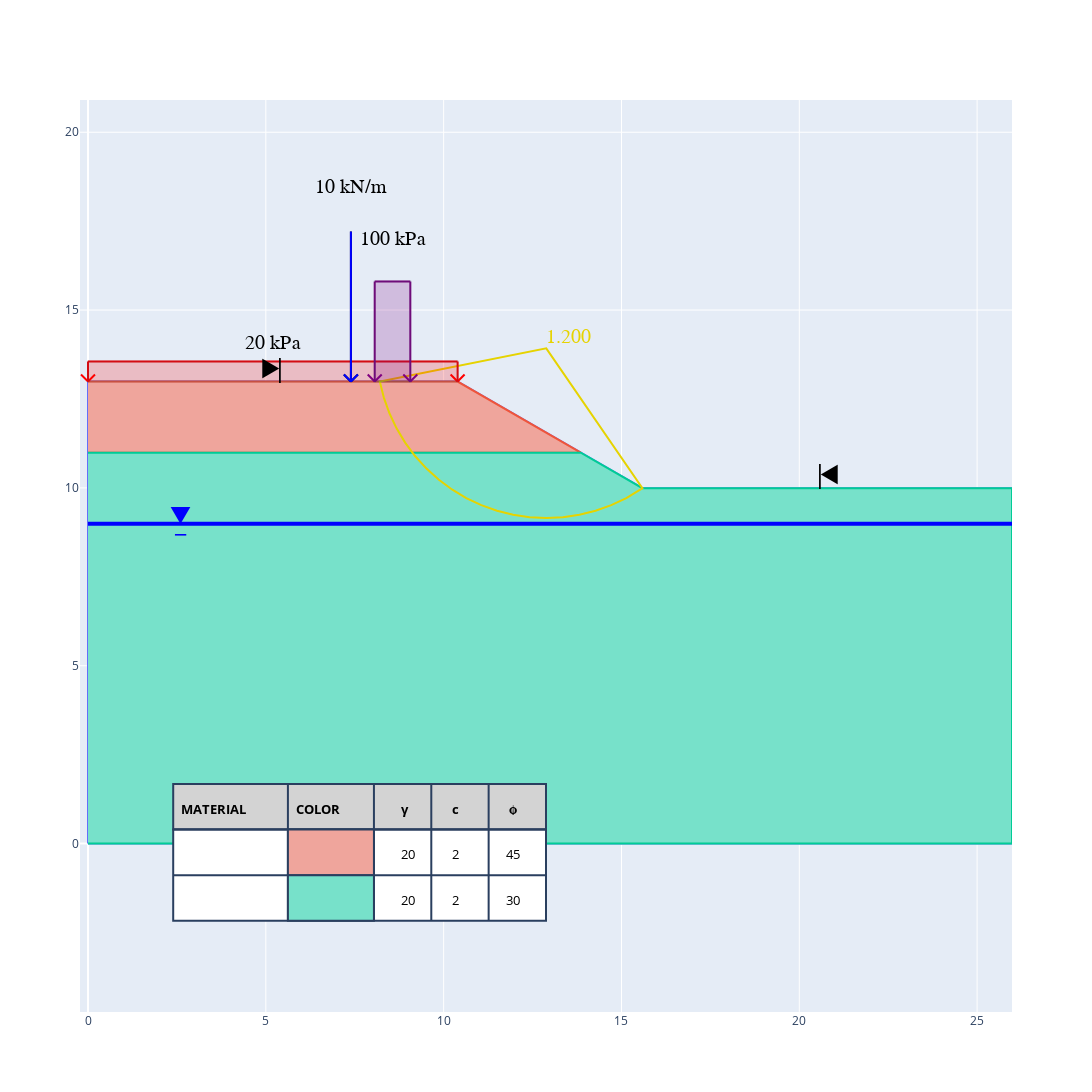

The cell this chart's notebook holds for it:
### Code cell
# lets say i want to see how close i can move my 100 kPa UDL
# while keeping the FOS above 1.2

# remove udl object load from slope
s.remove_udls(u1)

# if we didnt have the object we could remove all and readd the
# other udl object
s.remove_udls(remove_all=True)
s.set_udls(u2)

# now lets add the udl again but this time set the load as 'dynamic'
# for all loads and materials we also have the option to set the color ourselves
# lets try set the color as 'purple'
s.set_udls(
    Udl(magnitude=100, length=1, offset=2, dynamic_offset=True, color='purple')
)

# note that if we try to look at the minimum FOS now we get nothing.
# if we change anything about the model all previosu calculations are thrown out.
print(s.get_min_FOS())

# lets run a dynamic analysis to see what the offset would be:
s.analyse_dynamic(critical_fos=1.2)

print(s.get_dynamic_results())

for k,v in s.get_dynamic_results().items():
    print('Offset:', round(k,3), ' m, FOS:', round(v,3))

fig_3 = s.plot_critical()
fig_3.show()

fig_3.write_image("./readme_example_plot_dynamic.png")

### Figure 1 — Plotly figure (JSON) as saved in the notebook; plotly's stock layout.template omitted (floating-point values rounded to 4 significant figures)
{"data": [{"mode": "lines", "name": "", "type": "scatter", "x": [0, 0, 10.39, 15.59, 25.98, 25.98, 0], "y": [0, 12.99, 12.99, 9.99, 9.99, 0, 0]}, {"fill": "toself", "fillcolor": "#efa59c", "hovertemplate": "", "meta": [20, 2, 45, ""], "mode": "lines", "name": "<br>γ: 20 kN/m3<br>c: 2 kPa<br>ϕ: 45 degrees", "type": "scatter", "x": [0, 10.39, 13.86, 0], "y": [12.99, 12.99, 10.99, 10.99]}, {"fill": "toself", "fillcolor": "#77e1ca", "hovertemplate": "", "meta": [20, 2, 30, ""], "mode": "lines", "name": "<br>γ: 20 kN/m3<br>c: 2 kPa<br>ϕ: 30 degrees", "type": "scatter", "x": [0, 13.86, 15.59, 25.98, 25.98, 0], "y": [10.99, 10.99, 9.99, 9.99, 0, 0]}, {"line": {"color": "blue", "width": 4}, "mode": "lines", "name": "", "type": "scatter", "x": [0, 25.98], "y": [8.99, 8.99]}, {"hovertemplate": "%{meta[0]}", "line": {"color": "#e6d300"}, "meta": [1.2], "mode": "lines", "name": "", "type": "scatter", "x": [15.54, 15.14, 14.71, 14.27, 13.82, 13.35, 12.89, 12.42, 11.95, 11.5, 11.06, 10.64, 10.23, 9.858, 9.511, 9.196, 8.917, 8.676, 8.476, 8.318, 8.205, 12.89, 15.59, 15.54], "y": [9.956, 9.715, 9.515, 9.357, 9.243, 9.174, 9.151, 9.174, 9.243, 9.357, 9.515, 9.715, 9.956, 10.23, 10.55, 10.9, 11.27, 11.67, 12.1, 12.54, 12.99, 13.92, 9.99, 9.956]}, {"mode": "lines+text", "name": "", "text": ["1.200"], "textfont": {"color": "#e6d300", "family": "sans serif", "size": 20}, "textposition": "top right", "type": "scatter", "x": [12.89], "y": [13.92]}], "layout": {"annotations": [{"font": {"color": "black", "size": 13}, "showarrow": false, "text": "<b>MATERIAL</b>", "x": 0.1, "xref": "x domain", "xshift": 6.154, "y": 0.225, "yref": "y domain", "yshift": -13}, {"font": {"color": "black", "size": 13}, "showarrow": false, "text": "<b>COLOR</b>", "x": 0.2231, "xref": "x domain", "xshift": 6.154, "y": 0.225, "yref": "y domain", "yshift": -13}, {"font": {"color": "black", "size": 13}, "showarrow": false, "text": "<b>γ</b>", "x": 0.3154, "xref": "x domain", "xshift": 24.62, "y": 0.225, "yref": "y domain", "yshift": -13}, {"font": {"color": "black", "size": 13}, "showarrow": false, "text": "<b>c</b>", "x": 0.3769, "xref": "x domain", "xshift": 24.62, "y": 0.225, "yref": "y domain", "yshift": -13}, {"font": {"color": "black", "size": 13}, "showarrow": false, "text": "<b>ϕ</b>", "x": 0.4385, "xref": "x domain", "xshift": 24.62, "y": 0.225, "yref": "y domain", "yshift": -13}, {"font": {"color": "black", "size": 13}, "showarrow": false, "text": "", "x": 0.1, "xref": "x domain", "xshift": 6.154, "y": 0.175, "yref": "y domain", "yshift": -13}, {"font": {"color": "black", "size": 13}, "showarrow": false, "text": "20", "x": 0.3154, "xref": "x domain", "xshift": 24.62, "y": 0.175, "yref": "y domain", "yshift": -13}, {"font": {"color": "black", "size": 13}, "showarrow": false, "text": "2", "x": 0.3769, "xref": "x domain", "xshift": 24.62, "y": 0.175, "yref": "y domain", "yshift": -13}, {"font": {"color": "black", "size": 13}, "showarrow": false, "text": "45", "x": 0.4385, "xref": "x domain", "xshift": 24.62, "y": 0.175, "yref": "y domain", "yshift": -13}, {"font": {"color": "black", "size": 13}, "showarrow": false, "text": "", "x": 0.1, "xref": "x domain", "xshift": 6.154, "y": 0.125, "yref": "y domain", "yshift": -13}, {"font": {"color": "black", "size": 13}, "showarrow": false, "text": "20", "x": 0.3154, "xref": "x domain", "xshift": 24.62, "y": 0.125, "yref": "y domain", "yshift": -13}, {"font": {"color": "black", "size": 13}, "showarrow": false, "text": "2", "x": 0.3769, "xref": "x domain", "xshift": 24.62, "y": 0.125, "yref": "y domain", "yshift": -13}, {"font": {"color": "black", "size": 13}, "showarrow": false, "text": "30", "x": 0.4385, "xref": "x domain", "xshift": 24.62, "y": 0.125, "yref": "y domain", "yshift": -13}, {"font": {"color": "black", "family": "sans serif", "size": 20}, "showarrow": false, "text": "20 kPa", "x": 5.196, "xref": "x", "xshift": 0, "y": 12.99, "yref": "y", "yshift": 39}, {"font": {"color": "black", "family": "sans serif", "size": 20}, "showarrow": false, "text": "100 kPa", "x": 8.562, "xref": "x", "xshift": 0, "y": 12.99, "yref": "y", "yshift": 143}, {"font": {"color": "black", "family": "sans serif", "size": 20}, "showarrow": false, "text": "10 kN/m", "x": 7.392, "xref": "x", "xshift": 0, "y": 12.99, "yref": "y", "yshift": 195}, {"font": {"color": "blue", "size": 25}, "showarrow": false, "text": "▼", "x": 2.598, "y": 8.99, "yshift": 10}, {"font": {"color": "blue", "size": 25}, "showarrow": false, "text": "_", "x": 2.598, "y": 8.99, "yshift": 2}, {"font": {"color": "black", "size": 25}, "showarrow": false, "text": "▶", "x": 5.392, "xshift": -10, "y": 12.99, "yshift": 15}, {"font": {"color": "black", "size": 25}, "showarrow": false, "text": "◀", "x": 20.59, "xshift": 10, "y": 9.99, "yshift": 15}, {"font": {"color": "black", "size": 25}, "showarrow": false, "text": "|", "x": 20.59, "xshift": 0, "y": 9.99, "yshift": 15}, {"font": {"color": "black", "size": 25}, "showarrow": false, "text": "|", "x": 5.392, "xshift": 0, "y": 12.99, "yshift": 15}], "height": 1200, "shapes": [{"fillcolor": "lightgrey", "type": "rect", "x0": 0.1, "x1": 0.5, "xref": "x domain", "y0": 0.2, "y1": 0.25, "yref": "y domain"}, {"fillcolor": "white", "type": "rect", "x0": 0.1, "x1": 0.5, "xref": "x domain", "y0": 0.1, "y1": 0.2, "yref": "y domain"}, {"type": "rect", "x0": 0.2231, "x1": 0.2231, "xref": "x domain", "y0": 0.1, "y1": 0.25, "yref": "y domain"}, {"type": "rect", "x0": 0.3154, "x1": 0.3154, "xref": "x domain", "y0": 0.1, "y1": 0.25, "yref": "y domain"}, {"type": "rect", "x0": 0.3769, "x1": 0.3769, "xref": "x domain", "y0": 0.1, "y1": 0.25, "yref": "y domain"}, {"type": "rect", "x0": 0.4385, "x1": 0.4385, "xref": "x domain", "y0": 0.1, "y1": 0.25, "yref": "y domain"}, {"type": "rect", "x0": 0.5, "x1": 0.5, "xref": "x domain", "y0": 0.1, "y1": 0.25, "yref": "y domain"}, {"type": "rect", "x0": 0.1, "x1": 0.5, "xref": "x domain", "y0": 0.2, "y1": 0.2, "yref": "y domain"}, {"type": "rect", "x0": 0.1, "x1": 0.5, "xref": "x domain", "y0": 0.15, "y1": 0.15, "yref": "y domain"}, {"fillcolor": "#efa59c", "type": "rect", "x0": 0.2231, "x1": 0.3154, "xref": "paper", "y0": 0.15, "y1": 0.2, "yref": "paper"}, {"fillcolor": "#77e1ca", "type": "rect", "x0": 0.2231, "x1": 0.3154, "xref": "paper", "y0": 0.1, "y1": 0.15, "yref": "paper"}, {"line": {"color": "red", "width": 2}, "type": "line", "x0": 0, "x1": -7, "xanchor": 0, "xref": "x", "xsizemode": "pixel", "y0": 0, "y1": 7, "yanchor": 12.99, "yref": "y", "ysizemode": "pixel"}, {"line": {"color": "red", "width": 2}, "type": "line", "x0": 0, "x1": 7, "xanchor": 0, "xref": "x", "xsizemode": "pixel", "y0": 0, "y1": 7, "yanchor": 12.99, "yref": "y", "ysizemode": "pixel"}, {"line": {"color": "red", "width": 2}, "type": "line", "x0": 0, "x1": 0, "xanchor": 0, "xref": "x", "xsizemode": "pixel", "y0": 0, "y1": 20, "yanchor": 12.99, "yref": "y", "ysizemode": "pixel"}, {"line": {"color": "black", "width": 0}, "type": "line", "x0": 0, "x1": 0, "xanchor": 5.196, "xref": "x", "xsizemode": "pixel", "y0": 0, "y1": 0, "yanchor": 12.99, "yref": "y", "ysizemode": "pixel"}, {"line": {"color": "black", "width": 0}, "type": "line", "x0": 0, "x1": 0, "xanchor": 5.196, "xref": "x", "xsizemode": "pixel", "y0": 0, "y1": 0, "yanchor": 12.99, "yref": "y", "ysizemode": "pixel"}, {"line": {"color": "black", "width": 0}, "type": "line", "x0": 0, "x1": 0, "xanchor": 5.196, "xref": "x", "xsizemode": "pixel", "y0": 0, "y1": 30, "yanchor": 12.99, "yref": "y", "ysizemode": "pixel"}, {"line": {"color": "red", "width": 2}, "type": "line", "x0": 0, "x1": -7, "xanchor": 10.39, "xref": "x", "xsizemode": "pixel", "y0": 0, "y1": 7, "yanchor": 12.99, "yref": "y", "ysizemode": "pixel"}, {"line": {"color": "red", "width": 2}, "type": "line", "x0": 0, "x1": 7, "xanchor": 10.39, "xref": "x", "xsizemode": "pixel", "y0": 0, "y1": 7, "yanchor": 12.99, "yref": "y", "ysizemode": "pixel"}, {"line": {"color": "red", "width": 2}, "type": "line", "x0": 0, "x1": 0, "xanchor": 10.39, "xref": "x", "xsizemode": "pixel", "y0": 0, "y1": 20, "yanchor": 12.99, "yref": "y", "ysizemode": "pixel"}, {"line": {"color": "red", "width": 2}, "type": "line", "x0": 0, "x1": 10.39, "xanchor": 0, "xref": "x", "y0": 20, "y1": 20, "yanchor": 12.99, "yref": "y", "ysizemode": "pixel"}, {"fillcolor": "red", "line": {"width": 2}, "opacity": 0.2, "type": "rect", "x0": 0, "x1": 10.39, "xanchor": 0, "xref": "x", "y0": 0, "y1": 20, "yanchor": 12.99, "yref": "y", "ysizemode": "pixel"}, {"line": {"color": "purple", "width": 2}, "type": "line", "x0": 0, "x1": -7, "xanchor": 8.062, "xref": "x", "xsizemode": "pixel", "y0": 0, "y1": 7, "yanchor": 12.99, "yref": "y", "ysizemode": "pixel"}, {"line": {"color": "purple", "width": 2}, "type": "line", "x0": 0, "x1": 7, "xanchor": 8.062, "xref": "x", "xsizemode": "pixel", "y0": 0, "y1": 7, "yanchor": 12.99, "yref": "y", "ysizemode": "pixel"}, {"line": {"color": "purple", "width": 2}, "type": "line", "x0": 0, "x1": 0, "xanchor": 8.062, "xref": "x", "xsizemode": "pixel", "y0": 0, "y1": 100, "yanchor": 12.99, "yref": "y", "ysizemode": "pixel"}, {"line": {"color": "black", "width": 0}, "type": "line", "x0": 0, "x1": 0, "xanchor": 8.562, "xref": "x", "xsizemode": "pixel", "y0": 0, "y1": 0, "yanchor": 12.99, "yref": "y", "ysizemode": "pixel"}, {"line": {"color": "black", "width": 0}, "type": "line", "x0": 0, "x1": 0, "xanchor": 8.562, "xref": "x", "xsizemode": "pixel", "y0": 0, "y1": 0, "yanchor": 12.99, "yref": "y", "ysizemode": "pixel"}, {"line": {"color": "black", "width": 0}, "type": "line", "x0": 0, "x1": 0, "xanchor": 8.562, "xref": "x", "xsizemode": "pixel", "y0": 0, "y1": 110, "yanchor": 12.99, "yref": "y", "ysizemode": "pixel"}, {"line": {"color": "purple", "width": 2}, "type": "line", "x0": 0, "x1": -7, "xanchor": 9.062, "xref": "x", "xsizemode": "pixel", "y0": 0, "y1": 7, "yanchor": 12.99, "yref": "y", "ysizemode": "pixel"}, {"line": {"color": "purple", "width": 2}, "type": "line", "x0": 0, "x1": 7, "xanchor": 9.062, "xref": "x", "xsizemode": "pixel", "y0": 0, "y1": 7, "yanchor": 12.99, "yref": "y", "ysizemode": "pixel"}, {"line": {"color": "purple", "width": 2}, "type": "line", "x0": 0, "x1": 0, "xanchor": 9.062, "xref": "x", "xsizemode": "pixel", "y0": 0, "y1": 100, "yanchor": 12.99, "yref": "y", "ysizemode": "pixel"}, {"line": {"color": "purple", "width": 2}, "type": "line", "x0": 8.062, "x1": 9.062, "xanchor": 8.062, "xref": "x", "y0": 100, "y1": 100, "yanchor": 12.99, "yref": "y", "ysizemode": "pixel"}, {"fillcolor": "purple", "line": {"width": 2}, "opacity": 0.2, "type": "rect", "x0": 8.062, "x1": 9.062, "xanchor": 8.062, "xref": "x", "y0": 0, "y1": 100, "yanchor": 12.99, "yref": "y", "ysizemode": "pixel"}, {"line": {"color": "black", "width": 2}, "type": "line", "x0": 0, "x1": -7, "xanchor": 7.392, "xref": "x", "xsizemode": "pixel", "y0": 0, "y1": 7, "yanchor": 12.99, "yref": "y", "ysizemode": "pixel"}, {"line": {"color": "black", "width": 2}, "type": "line", "x0": 0, "x1": 7, "xanchor": 7.392, "xref": "x", "xsizemode": "pixel", "y0": 0, "y1": 7, "yanchor": 12.99, "yref": "y", "ysizemode": "pixel"}, {"line": {"color": "black", "width": 2}, "type": "line", "x0": 0, "x1": 0, "xanchor": 7.392, "xref": "x", "xsizemode": "pixel", "y0": 0, "y1": 150, "yanchor": 12.99, "yref": "y", "ysizemode": "pixel"}, {"line": {"color": "blue", "width": 2}, "type": "line", "x0": 0, "x1": -7, "xanchor": 7.392, "xref": "x", "xsizemode": "pixel", "y0": 0, "y1": 7, "yanchor": 12.99, "yref": "y", "ysizemode": "pixel"}, {"line": {"color": "blue", "width": 2}, "type": "line", "x0": 0, "x1": 7, "xanchor": 7.392, "xref": "x", "xsizemode": "pixel", "y0": 0, "y1": 7, "yanchor": 12.99, "yref": "y", "ysizemode": "pixel"}, {"line": {"color": "blue", "width": 2}, "type": "line", "x0": 0, "x1": 0, "xanchor": 7.392, "xref": "x", "xsizemode": "pixel", "y0": 0, "y1": 150, "yanchor": 12.99, "yref": "y", "ysizemode": "pixel"}], "showlegend": false, "width": 2000, "yaxis": {"scaleanchor": "x", "scaleratio": 1}}}
